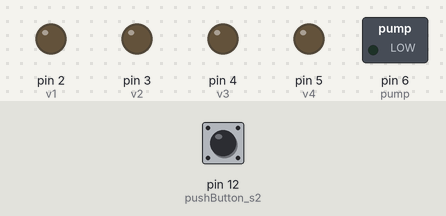
Simulated run of this sketch. Board: Arduino Uno, built with avr-gcc and run on an emulated ATmega328P. On the bench: switched loads named in the sketch (green lamp = pin HIGH), output pins drawn as LEDs (lit = HIGH). The test bench sets the inputs (shaded band); at power-on: pin 12 (pushButton_s2) HIGH. What the sketch prints to the serial monitor is not drawn.

Above: at 5.2 s.
5.3 s: pin 12 (pushButton_s2) pulled LOW for 0.15 s
At 6.2 s:
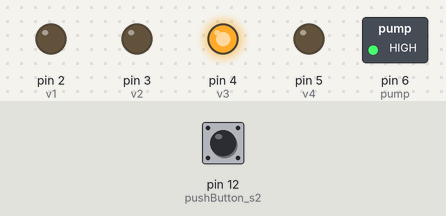
At 18.0 s:
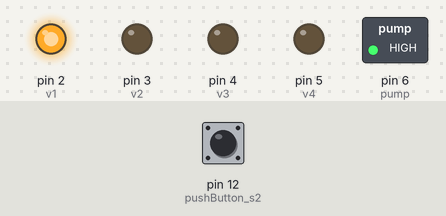
Timing chart, 0 to 18.3 s (numbered marks = the images above; inputs shaded):
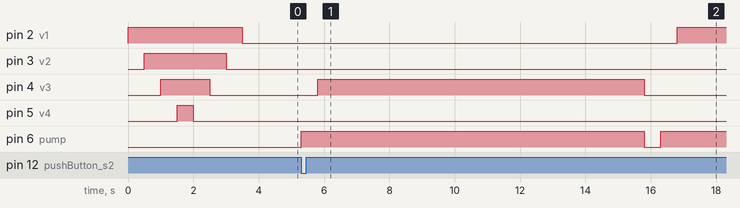

Measured:
- after the input at 5.3 s, pin 2 (v1): LOW → HIGH after 11.5 s; pin 4 (v3): LOW → HIGH after 0.50 s, → LOW 10.0 s later; pin 6 (pump): LOW → HIGH at once, → LOW 10.5 s later, → HIGH 0.50 s later

The sketch:

BetaProduction.ino
```cpp
const int v1 =2;
//v1 - potatoes
const int v2 =3;
const int v3 =4;
//v3 tomatoes
const int v4 =5;
const int pump =6;
int pushButton_s2=12;

int mode = 0;

bool buttonLock = 0;

void setup()
{
    pinMode(v1, OUTPUT);
    pinMode(v2, OUTPUT);
    pinMode (v3, OUTPUT);
    pinMode(v4, OUTPUT);
    pinMode(pump, OUTPUT);
    pinMode(pushButton_s2, INPUT_PULLUP);
    Serial.begin(9600);
    blinkAll(1);


}

void loop()
{
    //EEPROM.clear();

    //delay(5*24*60*60*1000);
    //EEPROM.write(0, 1);
    Serial.write("test");
    if(digitalRead(pushButton_s2) == LOW && buttonLock == 0)
     {
        digitalWrite(pump,HIGH);
        delay(500);
        digitalWrite(v3,HIGH);
        delay(10000);
        digitalWrite(v3,LOW);
        digitalWrite(pump,LOW);
        delay(500);
        digitalWrite(pump,HIGH);
        delay(500);
        digitalWrite(v1,HIGH);
        delay(10000);
        digitalWrite(pump,LOW);
        digitalWrite(v1,LOW);

       Serial.println("button pressed");
        buttonLock=1;
    }

    if(digitalRead(pushButton_s2)== HIGH)
    {
        buttonLock =0;
    }


}

void blinkAll(int blinkies)
{
    int counter = 0;
    do
    {
        digitalWrite(v1, HIGH);
        delay(500);
        digitalWrite(v2, HIGH);
        delay(500);
        digitalWrite(v3, HIGH);
        delay(500);
        digitalWrite(v4, HIGH);
        delay(500);
        digitalWrite(v4, LOW);
        delay(500);
        digitalWrite(v3, LOW);
        delay(500);
        digitalWrite(v2, LOW);
        delay(500);
        digitalWrite(v1, LOW);
        delay(500);
        counter ++;
    } while (counter < blinkies);

}
```
